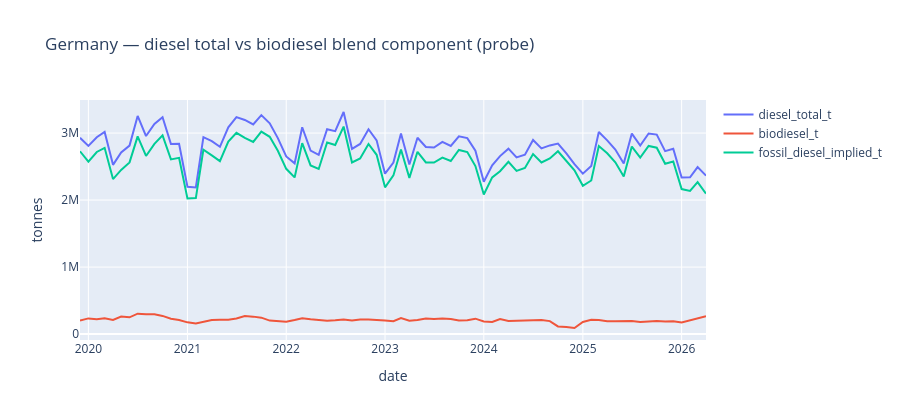
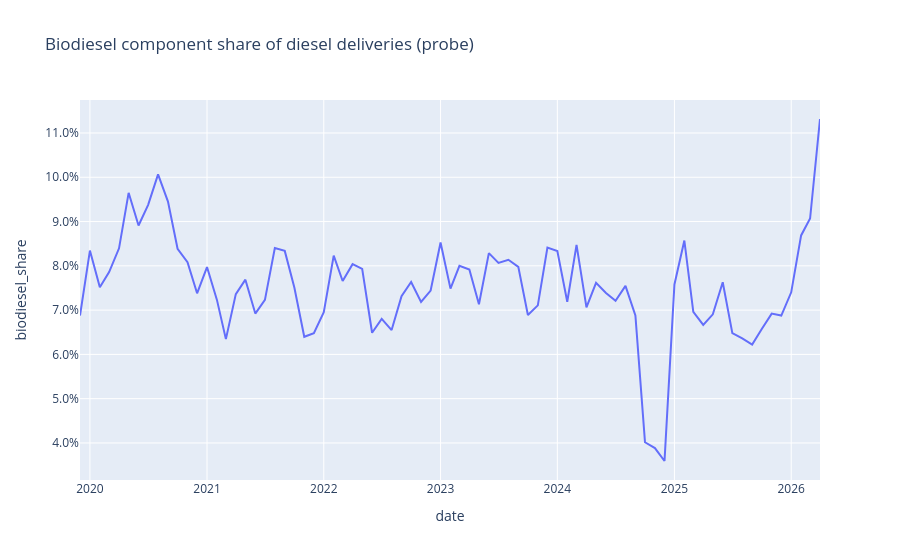

Notebook code cell kept with these figures, in order:
### Code cell
plot_df = sub.melt(
    id_vars="date",
    value_vars=["diesel_total_t", "biodiesel_t", "fossil_diesel_implied_t"],
    var_name="series",
    value_name="tonnes",
)
fig = px.line(
    plot_df,
    x="date",
    y="tonnes",
    color="series",
    title="Germany — diesel total vs biodiesel blend component (probe)",
)
fig.update_layout(legend_title_text="", height=420)
fig.show()

fig2 = px.line(
    sub,
    x="date",
    y="biodiesel_share",
    title="Biodiesel component share of diesel deliveries (probe)",
)
fig2.update_yaxes(tickformat=".1%")
fig2.show()
